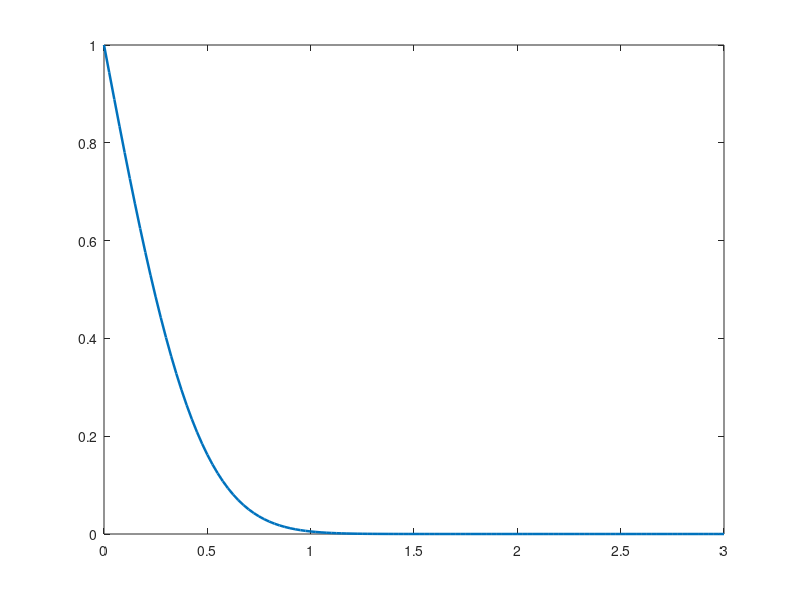

This chart was generated by the following MATLAB code: (Note: this script raises an error after producing the figure.)
%% Simplified reservoir pressure diffusivity benchmark
% u_t = D u_xx, x>0, u(x,0)=0, u(0,t)=1, u(infinity,t)=0
% exact u = erfc(x/(2 sqrt(D t)))
clear; close all; clc
D=0.08; L=3; Tf=0.8; Nx=121; dt=0.01;
x=linspace(0,L,Nx)'; dx=x(2)-x(1); Nt=round(Tf/dt); r=D*dt/dx^2;
u=zeros(Nx,1); u(1)=1;
m=Nx-2; e=ones(m,1); D2=spdiags([e -2*e e],-1:1,m,m); I=speye(m);
A=I-0.5*r*D2; B=I+0.5*r*D2;
for n=1:Nt
    rhs=B*u(2:end-1);
    % boundary u(0,t)=1 contributes half from old and new time levels
    rhs(1)=rhs(1)+r;
    u(2:end-1)=A\rhs; u(1)=1; u(end)=0;
end
uex=erfc(x/(2*sqrt(D*Tf)));
plot(x,uex,'LineWidth',1.8); hold on; plot(x,u,'o','MarkerIndices',1:5:Nx); grid on
xlabel('Jarak x'); ylabel('Drawdown ternormalisasi');
legend('Analitik erfc','Crank-Nicolson','Location','best')
title('Pressure diffusivity benchmark')
